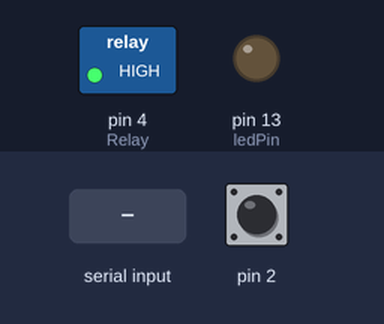
Recording of a sketch running on a simulated Arduino Uno, built with avr-gcc and run on an emulated ATmega328P. Parts: switched loads named in the sketch (green lamp = pin HIGH), output pins drawn as LEDs (lit = HIGH). Dashed ring = blinking. Inputs (shaded band) come from the test bench; at power-on: pin 2 HIGH. What the sketch prints to the serial monitor is not drawn.

Above: at 1.2 s.
1.3 s: pin 2 pulled LOW for 0.15 s
At 1.37 s:
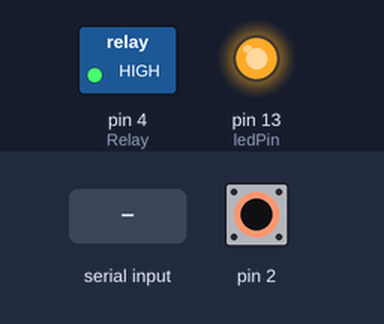
2.9 s: "1" received over Serial
At 4.1 s:
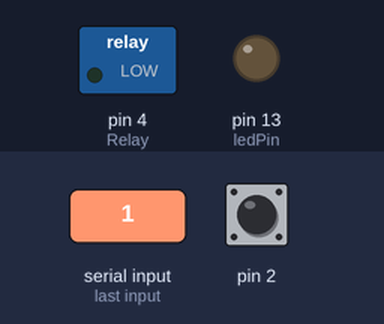
4.4 s: pin 2 pulled LOW for 1 s
At 5.2 s:
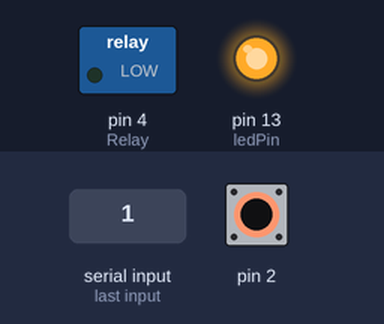
6.9 s: "0" received over Serial
At 7.5 s:
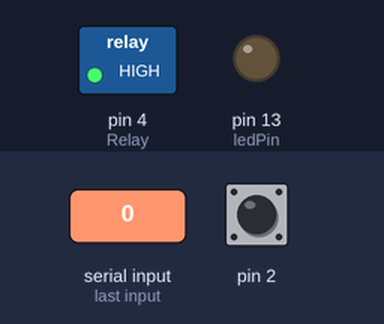
9.9 s: pin 2 pulsed LOW 2 times (0.12 s each, 0.3 s apart)
At 9.98 s:
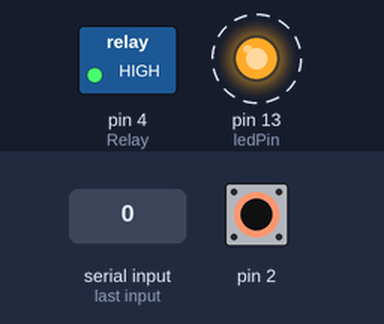
12.0 s: pin 2 driven LOW
At 12.6 s:
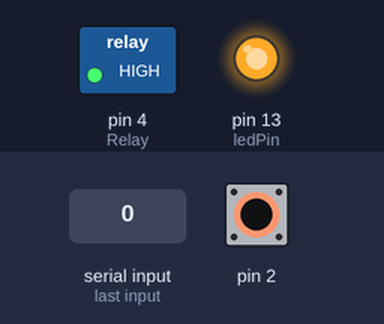
Timing chart, 0 to 15.0 s (numbered marks = the images above; inputs shaded):
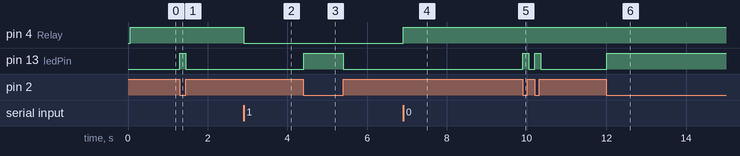

The sketch:

Arduino.ino
```cpp
//Ñêîðîñòü ïåðåäà÷è äëÿ ïîñëåäîâàòåëüíîãî ïîðòà
int BaudRate = 9600;
// Ðåëå ìîäóëü ïîäêëþ÷åí ê öèôðîâîìó âûâîäó 4
int Relay = 4;
//Ëàìïî÷êà ïîäêëþ÷åí ê öèôðîâîìó âûâîäó 13
int ledPin = 13;

void setup()
{
	Serial.begin(BaudRate);
	pinMode(Relay, OUTPUT);
	delay(50);
	//...
	digitalWrite(Relay, HIGH);  // ðåëå âûêëþ÷åíî

	//Ðåæèì ðàáîòû 13-îãî öèôðîâîãî ïèíà â êà÷åñòâå âûõîäà
	pinMode(ledPin, OUTPUT);
	//Ïèí äëÿ êîíöåâèêà, äëÿ ïðîâåðêè ïîïàäàíèÿ íàïðÿæåíèÿ íà âõîä (GNB îáÿçàòåëüíî äëÿ êîíöåâèêà)
	pinMode(2, INPUT_PULLUP);
}

void loop() {
	/////////////////////////////////////Äëÿ êîíöåâèêà
	int returnMessage;
	if (digitalRead(2) == true)  //Åñëè íàïðÿæåíèå åñòü
	{
		digitalWrite(ledPin, LOW);  //Âûêëþ÷àåì
		returnMessage = 'b';
	}
	else
	{
		digitalWrite(ledPin, HIGH); //Âêëþ÷àåì
		returnMessage = 'a';
	}
	//Äëÿ çàïóñêà ïðîãðàììû
	if (returnMessage == 'a')
	{
		delay(50);
		Serial.write('a');
	}
	else
	{
		delay(50);
		Serial.write('b');
	}


	/////////////////////////////////////Äëÿ ðåëå
	if (Serial.available())
	{
		int message = Serial.read();
		if (message == '1')
		{
			digitalWrite(Relay, LOW);   // ðåëå âêëþ÷åíî
		}
		if (message == '0')
		{
			digitalWrite(Relay, HIGH);  // ðåëå âûêëþ÷åíî
		}
	}
}
```

Measured:
- after the input at 1.3 s, pin 13 (ledPin): LOW → HIGH at once, → LOW 0.15 s later
- after the input at 2.9 s, pin 4 (Relay): HIGH → LOW at once
- after the input at 4.4 s, pin 13 (ledPin): LOW → HIGH at once, → LOW 1.0 s later
- after the input at 6.9 s, pin 4 (Relay): LOW → HIGH at once
- after the input at 9.9 s, pin 13 (ledPin): alternates HIGH for 0.15 s and LOW for 0.15 s, 4 changes in all, then stays LOW, starting at once
- after the input at 12.0 s, pin 13 (ledPin): LOW → HIGH at once
